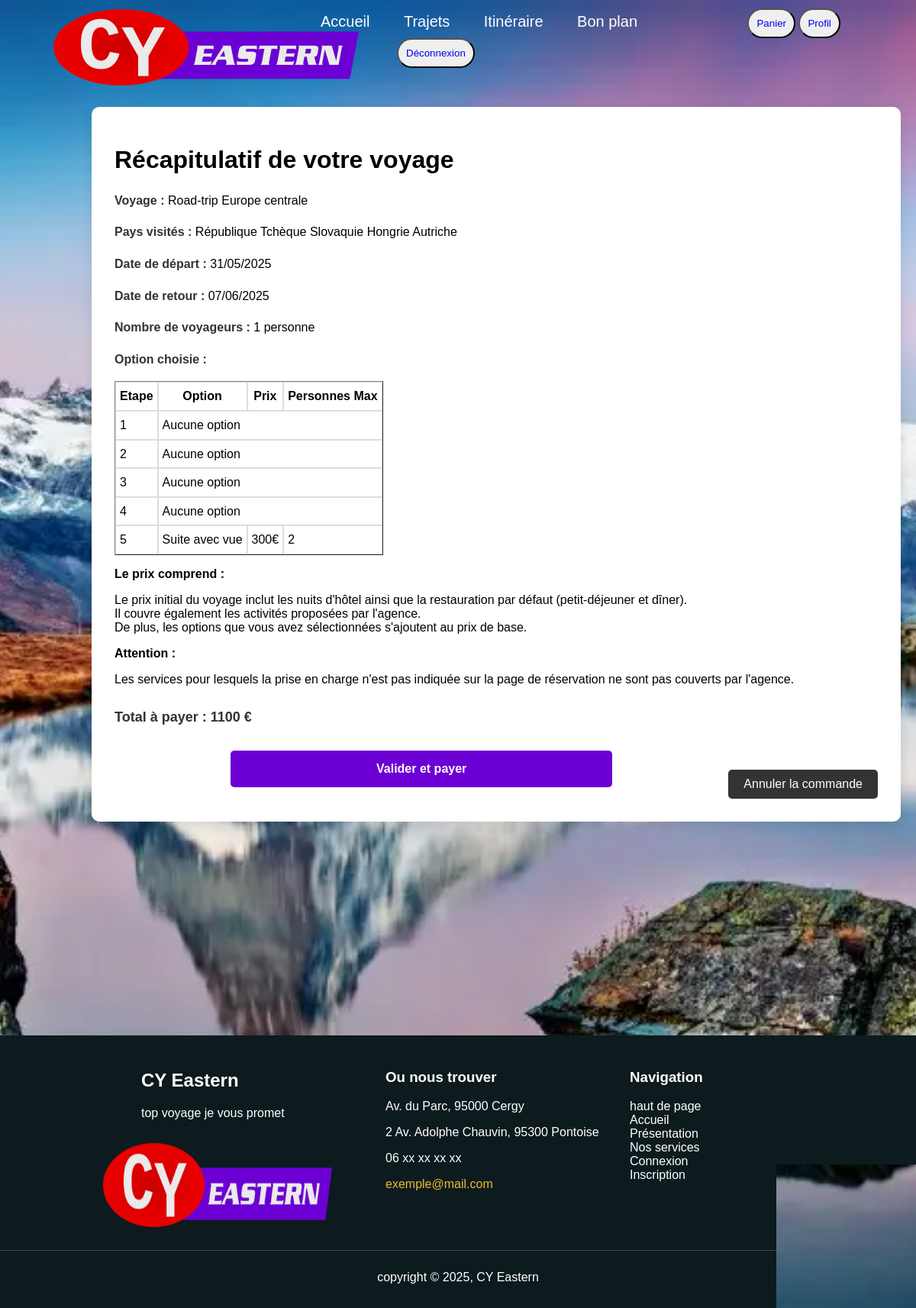
Before: /recapitulatif.php?commande=18 (signed in) with the older database file.
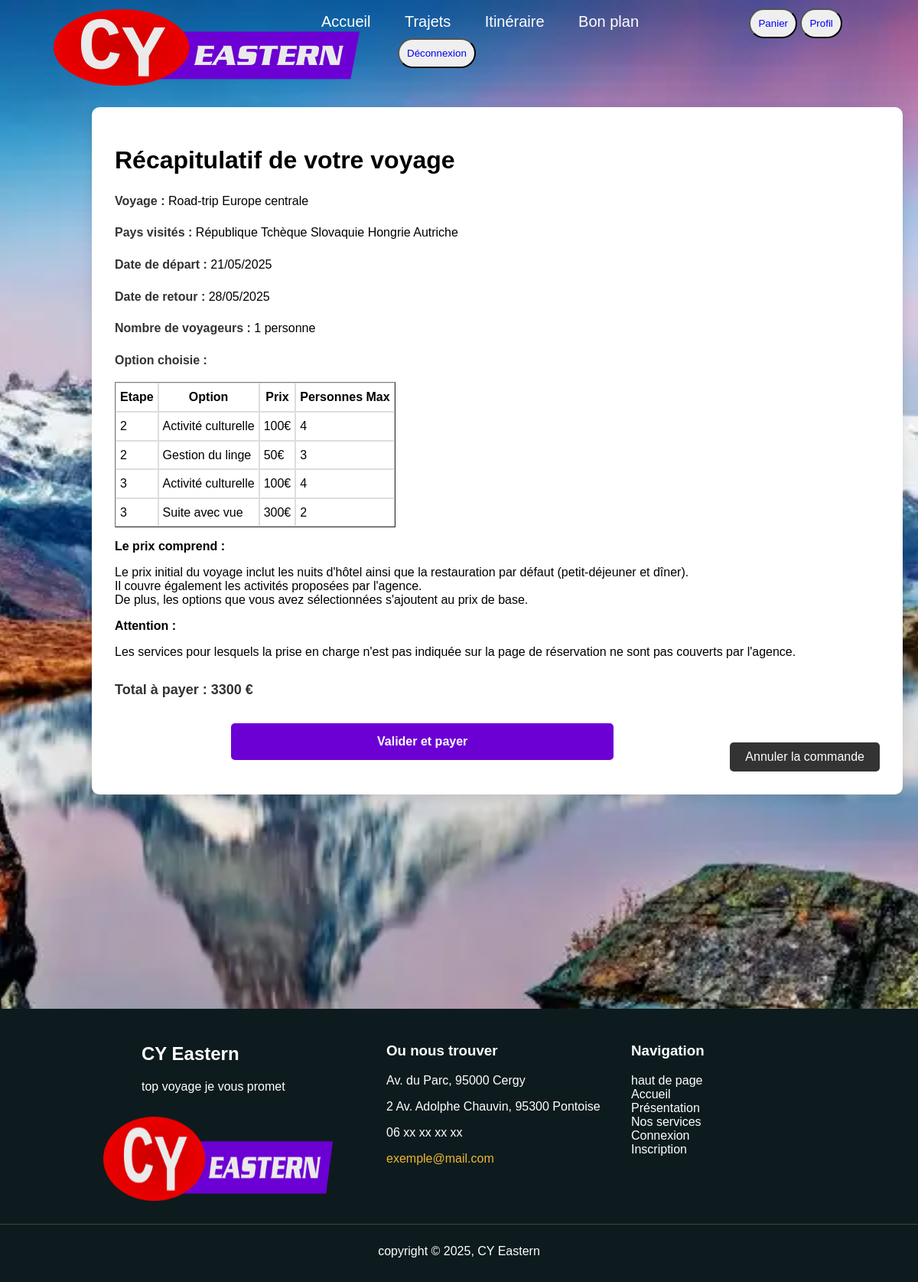
After: the same page with the newer database file.
### tables this page shows
CREATE TABLE `commandes` (
  `id` int(11) NOT NULL,
  `idCompte` int(11) NOT NULL,
  `idVoyage` int(11) NOT NULL,
  `nVoyageurs` int(11) NOT NULL,
  `debut` date NOT NULL,
  `total` int(11) NOT NULL,
  `paye` tinyint(1) NOT NULL COMMENT '0 à régler, 1 payé, 2 annulée',
  `creation` timestamp NOT NULL DEFAULT current_timestamp()
);

CREATE TABLE `voyage` (
  `id` int(11) NOT NULL,
  `titre` varchar(39) NOT NULL,
  `duree` tinyint(4) NOT NULL,
  `etapes` tinyint(4) NOT NULL,
  `transport` varchar(24) NOT NULL,
  `maxi` tinyint(4) NOT NULL,
  `prix` smallint(6) NOT NULL,
  `statut` tinyint(1) NOT NULL,
  `description` text NOT NULL
);

CREATE TABLE `paysVoy` (
  `idVoyage` int(11) NOT NULL,
  `idPays` int(11) NOT NULL
);

CREATE TABLE `pays` (
  `id` int(11) NOT NULL,
  `nom` varchar(50) NOT NULL
);

CREATE TABLE `commandesOpt` (
  `idCommande` int(11) NOT NULL,
  `idEtape` int(11) NOT NULL,
  `idOption` int(11) NOT NULL
);

CREATE TABLE `options` (
  `id` int(11) NOT NULL,
  `titre` varchar(100) NOT NULL,
  `prix` int(11) NOT NULL,
  `personnesMax` int(11) NOT NULL
);

### api/linkDB.php (called while the page is built, shortened)
<?php
$linkDB = mysqli_connect("mariadb","valerie","meilleursite2025","clickjourney");
$voyageQuery = "SELECT * FROM voyage ORDER BY id";
$voyageResult = mysqli_query($linkDB, $voyageQuery);
$voyage = array();
while ($row = mysqli_fetch_assoc($voyageResult)) {
    $voyage[$row['id']] = $row;
}
$paysQuery = "SELECT p.*, pa.nom FROM paysVoy p, pays pa WHERE p.idPays = pa.id";
$paysResult = mysqli_query($linkDB, $paysQuery);
$pays = array();
while ($row = mysqli_fetch_assoc($paysResult)) {
    $pays[$row['idVoyage']][$row['idPays']] = $row;
}
$optionQuery = "SELECT * FROM options";
$optionResult = mysqli_query($linkDB, $optionQuery);
$option = array();
while ($row = mysqli_fetch_assoc($optionResult)) {
    $option[$row['id']] = $row;
}
$commandes = array();
$commandesOpt = array();
if(isset($_SESSION['id'])) {
    $commandesQuery = "SELECT * FROM commandes WHERE idCompte='{$_SESSION['id']}'";
    $commandesResult = mysqli_query($linkDB, $commandesQuery);
    while ($row = mysqli_fetch_assoc($commandesResult)) {
        $commandes[$row['id']] = $row;
    }
    $commandesOptQuery = "SELECT co.* FROM commandesOpt co JOIN commandes c ON co.idCommande = c.id WHERE c.idCompte='{$_SESSION['id']}'";
    $commandesOptResult = mysqli_query($linkDB, $commandesOptQuery);
    while ($row = mysqli_fetch_assoc($commandesOptResult)) {
        $commandesOpt[$row['idCommande']][$row['idEtape']][$row['idOption']] = $row;
    }
}

### recapitulatif.php (the view, shortened to what this page needs)
<?php include('api/linkDB.php'); ?>
<?php
$theme = $_COOKIE['theme'] ?? 'style';
$fiche = ($theme === 'sombre') ? 'sombre.css' : 'style.css';
?>
<!DOCTYPE html>
<html lang="fr">
<head>
  <link id="css" rel="stylesheet" type="text/css" href="<?= htmlspecialchars($fiche)?>">
</head>
<body>
    <div>
      <nav>
        <div class="divmenu">
          <div class="logo1">
            <a href="index.html"><img src="media/logo.webp" width="400" height="100" alt="Logo"></a>
          </div>
          <ul>
            <li class="limenu"><a href="index.html">Accueil</a></li>
            <li class="limenu"><a href="presentation.php">Trajets</a></li>
            <li class="limenu"><a href="recherche.php">Itinéraire</a></li>
            <li class="limenu"><a href="">Bon plan</a></li>
              <button class="bouton_menu"><a href="panier.php">Panier</a></button>
            <button class="bouton_menu"><a href="profil.php">Profil</a></button>
              <button class="bouton_menu"><a href="index.php?logout=1">Déconnexion</a></button>
          </ul>
        </div>
      </nav>
    </div>
    <div class="container">
      <h1>Récapitulatif de votre voyage</h1>
      <div class="details">
        <p><strong>Voyage : </strong><?= $voyage[$commandes[$_GET['commande']]['idVoyage']]['titre'] ?></p>
        <p>
            <?php
            if(count($pays[$commandes[$_GET['commande']]['idVoyage']]) != 1) {
                echo '<strong>Pays visités :</strong>';
            } else {
                echo '<strong>Pays visité :</strong>';
            }
            foreach($pays[$commandes[$_GET['commande']]['idVoyage']] as $row) {
                echo ' ' . $row['nom'] ;
            }
            ?></p>
        <p><strong>Date de départ : </strong><?php $debut = new DateTime($commandes[$_GET['commande']]['debut']);
        echo date('d/m/Y', $debut->getTimestamp()); ?></p>
        <p><strong>Date de retour : </strong><?php $fin = new DateTime($commandes[$_GET['commande']]['debut']);
        $fin->add(new DateInterval('P' . $voyage[$commandes[$_GET['commande']]['idVoyage']]['duree'] . 'D'));
        echo date('d/m/Y', $fin->getTimestamp()); ?></p>
        <p><strong>Nombre de voyageurs :
          </strong><?= $commandes[$_GET['commande']]['nVoyageurs'] . " personne" . ($commandes[$_GET['commande']]['nVoyageurs'] > 1 ? "s" : "") ?>
        </p>
        <p><strong>Option choisie :</strong>
          <?php
          $commandeId = isset($_GET['commande']) ? $_GET['commande'] : null;
          echo '<table border="1" cellpadding="5" cellspacing="0">';
          echo '<thead><tr>';
          if (!empty($commandesOpt) && isset($commandesOpt[$commandeId])) {
            echo '<th>Etape</th>';
            echo '<th>Option</th>';
            echo '<th>Prix</th>';
            echo '<th>Personnes Max</th>';
          }
          echo '</tr></thead><tbody>';
          if ($commandeId && isset($commandesOpt[$commandeId])) {
            foreach ($commandesOpt[$commandeId] as $item) {
                foreach($item as $row) {
                    echo '<tr>';
                    echo '<td>' . htmlspecialchars($row['idEtape']) . '</td>';
                    if (isset($option[$row['idOption']]) && $row['idOption'] != "0") {
                        echo '<td>' . htmlspecialchars($option[$row['idOption']]['titre']) . '</td>';
                        echo '<td>' . htmlspecialchars($option[$row['idOption']]['prix']) . '€</td>';
                        echo '<td>' . htmlspecialchars($option[$row['idOption']]['personnesMax']) . '</td>';
                    } else {
                        echo '<td colspan="3">Aucune option</td>';
                    }
                    echo '</tr>';
                }
            }
          } else {
            echo '<tr><td colspan="6">Aucune option</td></tr>';
          }
          echo '</tbody></table>';
          ?>
        </p>
      </div>
      <p><strong>Le prix comprend : </strong></p>
      <p>Le prix initial du voyage inclut les nuits d'hôtel ainsi que la restauration par défaut (petit-déjeuner et
        dîner).</br>
        Il couvre également les activités proposées par l'agence.</br>
        De plus, les options que vous avez sélectionnées s'ajoutent au prix de base.</p>
      <p><strong>Attention : </strong></p>
      <p>Les services pour lesquels la prise en charge n'est pas indiquée sur la page de réservation ne sont pas
        couverts par l'agence.</p>
      <p class="total">Total à payer : <?= $commandes[$_GET['commande']]['total'] ?> €</p>
      <form action='https://www.plateforme-smc.fr/cybank/index.php' method='POST'>
          <div style="display: flex; justify-content: center;">
              <input class="btn-payer" type='submit' value="Valider et payer">
              <a class="btn-retour" href="/api/cancel.php?commande=<?=$_GET['commande']?>">Annuler la commande</a>
          </div>
      </form>
    </div>
    <footer>
      <div class="contenu">
        <div class="logo">
          <h2>CY Eastern</h2>
          <p>top voyage je vous promet</p>
          <img src="media/logo.webp" alt="Logo" width="300" height="110" style="display: flex; margin-left: -50px;">
        </div>
        <div class="colonne">
          <h3>Ou nous trouver</h3>
          <p>Av. du Parc, 95000 Cergy</p>
          <p>2 Av. Adolphe Chauvin, 95300 Pontoise</p>
          <p>06 xx xx xx xx</p>
          <p><a href="mailto:exemple@mail.com" style="color: rgb(237, 184, 50);">exemple@mail.com</a></p>
        </div>
        <div class="colonne">
          <h3>Navigation</h3>
          <ul class="ul-footer">
            <li><a href="#haut">haut de page</a></li>
            <li><a href="index.html">Accueil</a></li>
            <li><a href="presentation.php">Présentation</a></li>
            <li><a href="#">Nos services</a></li>
            <li><a href="connexion.php">Connexion</a></li>
            <li><a href="inscription.php">Inscription</a></li>
          </ul>
        </div>
      </div>
      <div class="footer-bottom">
        <p>copyright © 2025, CY Eastern</p>
      </div>
    </footer>
  </body>
  </html>

### style.css (style rules this page uses)
* { text-decoration: none; }
body { font-family: Arial, sans-serif; font-optical-sizing: auto; background-image: url(media/paysage.jpg); background-size: cover; background-repeat: no-repeat; background-position: center; height: 100vh; margin: 0; image-rendering: crisp-edges; background-attachment: fixed; }
img[alt="Logo"] { margin-left: 10px; margin-top: 30px; }
.divmenu { display: flex; align-items: center; justify-content: space-between; height: 100px; padding: 0 50px; }
li.limenu { display: inline-block; margin-left: -100px; }
.limenu a { color: white; font-size: 20px; margin-right: 140px; }
.bouton_menu { color: black; border-radius: 20px; padding: 10px; }
.logo1 { padding: 10px; font-weight: bold; font-size: 30px; justify-content: flex-end; }
footer { background-color: #0d1b1e; color: white; padding: 15px 0; margin-top: 280px; }
.contenu { display: flex; max-width: 850px; margin: auto; }
.colonne, .logo { min-width: 300px; margin: 10px; }
ul.ul-footer { list-style: none; padding: 0; }
ul.ul-footer li a { color: white; text-decoration: none; transition: color 0.4s; }
.footer-bottom { text-align: center; margin-top: 20px; border-top: 1px solid #444; padding-top: 10px; }
.tableau-commandes table,th,td { border: 1px solid #ddd; }
.container { margin-top: 40px; max-width: 1000px; margin-left: 10%; background: white; padding: 30px; border-radius: 10px; box-shadow: 0 5px 15px rgba(0, 0, 0, 0.1); }
.details { margin-top: 20px; line-height: 1.6; }
.details strong { color: #333; }
.total { margin-top: 30px; font-size: 18px; font-weight: bold; color: #333; }
.btn-payer { display: block; width: 50%; margin-top: 30px; margin: auto; background-color: #6c00d4; color: white; border: none; padding: 15px; border-radius: 5px; font-size: 16px; font-weight: bold; cursor: pointer; transition: background-color 0.3s; text-align: center; text-decoration: none; }
.btn-retour { display: inline-block; margin-top: 40px; background-color: #333; color: white; padding: 10px 20px; border-radius: 5px; text-decoration: none; }

Changed rows visible on the page:
removed commandesopt: idEtape "1", shows "Aucune option"
removed commandesopt: idEtape "2", shows "Aucune option"
removed commandesopt: idEtape "3", shows "Aucune option"
removed commandesopt: idEtape "4", shows "Aucune option"
removed commandesopt: idEtape "5", idOption.titre "Suite avec vue", idOption.prix "300", idOption.personnesMax "2"
changed commandes "Road-trip Europe centrale": debut "31/05/2025" → "21/05/2025"; debut "07/06/2025" → "28/05/2025"; total "1100" → "3300"
added commandesopt: idEtape "2", idOption.titre "Activité culturelle", idOption.prix "100", idOption.personnesMax "4"
added commandesopt: idEtape "2", idOption.titre "Gestion du linge", idOption.prix "50", idOption.personnesMax "3"
added commandesopt: idEtape "3", idOption.titre "Activité culturelle", idOption.prix "100", idOption.personnesMax "4"
added commandesopt: idEtape "3", idOption.titre "Suite avec vue", idOption.prix "300", idOption.personnesMax "2"
